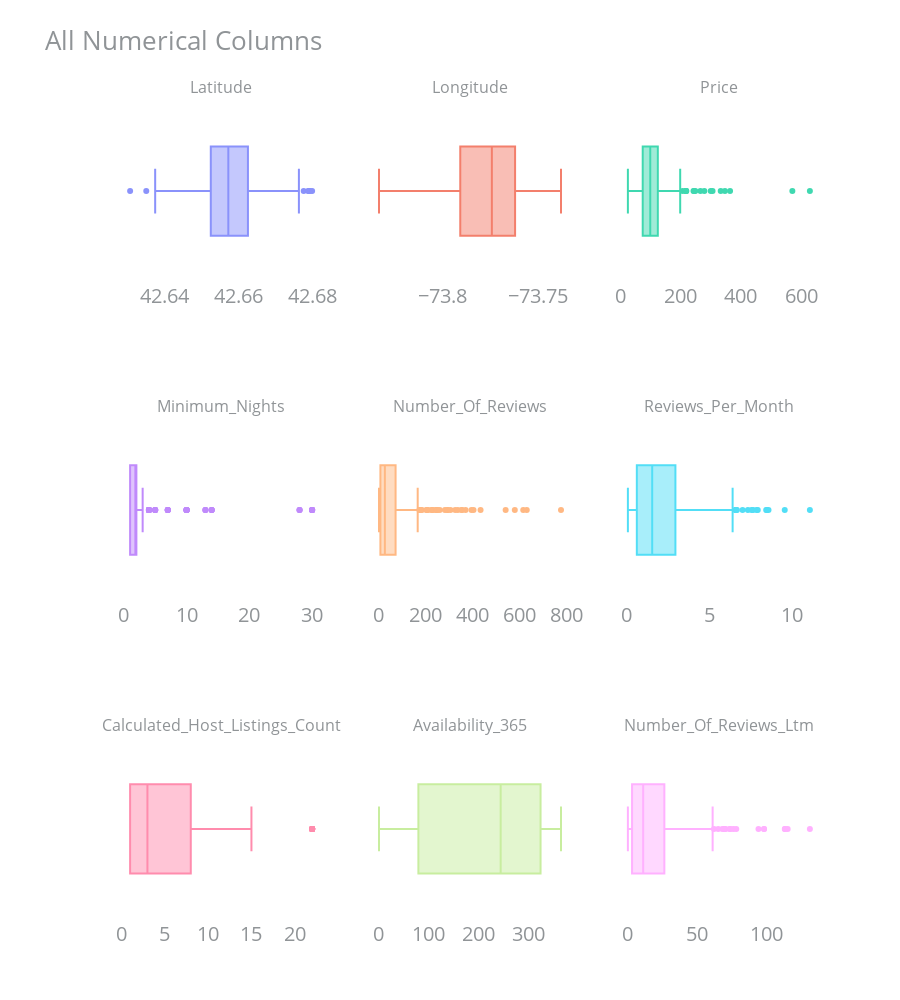

Source (notebook cell):
### Markdown cell above
### Visualize Outliers

### Code cell
from plotly.subplots import make_subplots

fig = make_subplots(rows=3, cols=3 , subplot_titles = [col.title() for col in selected_columns])

for i , column in enumerate(selected_columns):
    row = (i)//3 + 1
    col = (i)%3 + 1
    
    fig.add_trace(
    go.Box(x = df[column] ,
    showlegend=False,
    name="",
    
    opacity=0.75
),
    row=row, col=col
    
)




    fig.update_layout(plot_bgcolor = "white",
                 font = dict(color = "#909497", size = 20),
                 title = dict(text = "all numerical columns".title(), font = dict(size = 26)),
                 margin = dict(t = 100, r = 80, b = 80, l = 120),
                 hovermode="closest",
                 height = 1000,
                 width = 900)
fig.show()

### Figure 1 — Plotly figure (JSON) as saved in the notebook; plotly's stock layout.template omitted (floating-point values rounded to 4 significant figures; data arrays with more than 128 entries replaced by an {"elided": "..."} marker saying what was removed)
{"data": [{"name": "", "opacity": 0.75, "showlegend": false, "type": "box", "x": {"elided": "325 float values"}, "xaxis": "x", "yaxis": "y"}, {"name": "", "opacity": 0.75, "showlegend": false, "type": "box", "x": {"elided": "325 float values"}, "xaxis": "x2", "yaxis": "y2"}, {"name": "", "opacity": 0.75, "showlegend": false, "type": "box", "x": {"elided": "325 int values"}, "xaxis": "x3", "yaxis": "y3"}, {"name": "", "opacity": 0.75, "showlegend": false, "type": "box", "x": {"elided": "325 int values"}, "xaxis": "x4", "yaxis": "y4"}, {"name": "", "opacity": 0.75, "showlegend": false, "type": "box", "x": {"elided": "325 int values"}, "xaxis": "x5", "yaxis": "y5"}, {"name": "", "opacity": 0.75, "showlegend": false, "type": "box", "x": {"elided": "325 float values"}, "xaxis": "x6", "yaxis": "y6"}, {"name": "", "opacity": 0.75, "showlegend": false, "type": "box", "x": {"elided": "325 int values"}, "xaxis": "x7", "yaxis": "y7"}, {"name": "", "opacity": 0.75, "showlegend": false, "type": "box", "x": {"elided": "325 int values"}, "xaxis": "x8", "yaxis": "y8"}, {"name": "", "opacity": 0.75, "showlegend": false, "type": "box", "x": {"elided": "325 int values"}, "xaxis": "x9", "yaxis": "y9"}], "layout": {"annotations": [{"font": {"size": 16}, "showarrow": false, "text": "Latitude", "x": 0.1444, "xanchor": "center", "xref": "paper", "y": 1, "yanchor": "bottom", "yref": "paper"}, {"font": {"size": 16}, "showarrow": false, "text": "Longitude", "x": 0.5, "xanchor": "center", "xref": "paper", "y": 1, "yanchor": "bottom", "yref": "paper"}, {"font": {"size": 16}, "showarrow": false, "text": "Price", "x": 0.8556, "xanchor": "center", "xref": "paper", "y": 1, "yanchor": "bottom", "yref": "paper"}, {"font": {"size": 16}, "showarrow": false, "text": "Minimum_Nights", "x": 0.1444, "xanchor": "center", "xref": "paper", "y": 0.6111, "yanchor": "bottom", "yref": "paper"}, {"font": {"size": 16}, "showarrow": false, "text": "Number_Of_Reviews", "x": 0.5, "xanchor": "center", "xref": "paper", "y": 0.6111, "yanchor": "bottom", "yref": "paper"}, {"font": {"size": 16}, "showarrow": false, "text": "Reviews_Per_Month", "x": 0.8556, "xanchor": "center", "xref": "paper", "y": 0.6111, "yanchor": "bottom", "yref": "paper"}, {"font": {"size": 16}, "showarrow": false, "text": "Calculated_Host_Listings_Count", "x": 0.1444, "xanchor": "center", "xref": "paper", "y": 0.2222, "yanchor": "bottom", "yref": "paper"}, {"font": {"size": 16}, "showarrow": false, "text": "Availability_365", "x": 0.5, "xanchor": "center", "xref": "paper", "y": 0.2222, "yanchor": "bottom", "yref": "paper"}, {"font": {"size": 16}, "showarrow": false, "text": "Number_Of_Reviews_Ltm", "x": 0.8556, "xanchor": "center", "xref": "paper", "y": 0.2222, "yanchor": "bottom", "yref": "paper"}], "font": {"color": "#909497", "size": 20}, "height": 1000, "hovermode": "closest", "margin": {"b": 80, "l": 120, "r": 80, "t": 100}, "plot_bgcolor": "white", "title": {"font": {"size": 26}, "text": "All Numerical Columns"}, "width": 900, "xaxis": {"anchor": "y", "domain": [0, 0.2889]}, "xaxis2": {"anchor": "y2", "domain": [0.3556, 0.6444]}, "xaxis3": {"anchor": "y3", "domain": [0.7111, 1]}, "xaxis4": {"anchor": "y4", "domain": [0, 0.2889]}, "xaxis5": {"anchor": "y5", "domain": [0.3556, 0.6444]}, "xaxis6": {"anchor": "y6", "domain": [0.7111, 1]}, "xaxis7": {"anchor": "y7", "domain": [0, 0.2889]}, "xaxis8": {"anchor": "y8", "domain": [0.3556, 0.6444]}, "xaxis9": {"anchor": "y9", "domain": [0.7111, 1]}, "yaxis": {"anchor": "x", "domain": [0.7778, 1]}, "yaxis2": {"anchor": "x2", "domain": [0.7778, 1]}, "yaxis3": {"anchor": "x3", "domain": [0.7778, 1]}, "yaxis4": {"anchor": "x4", "domain": [0.3889, 0.6111]}, "yaxis5": {"anchor": "x5", "domain": [0.3889, 0.6111]}, "yaxis6": {"anchor": "x6", "domain": [0.3889, 0.6111]}, "yaxis7": {"anchor": "x7", "domain": [0, 0.2222]}, "yaxis8": {"anchor": "x8", "domain": [0, 0.2222]}, "yaxis9": {"anchor": "x9", "domain": [0, 0.2222]}}}
